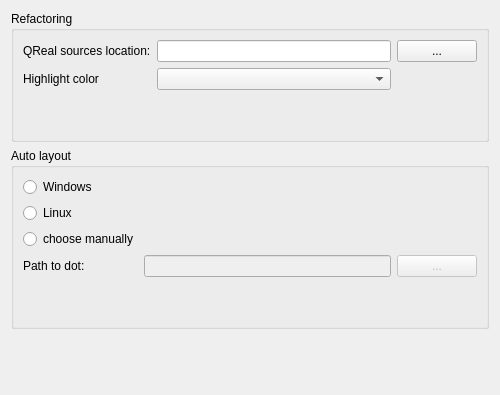
<?xml version="1.0" encoding="UTF-8"?>
<ui version="4.0">
 <class>umlCheckerPreferencesPage</class>
 <widget class="QWidget" name="umlCheckerPreferencesPage">
  <property name="geometry">
   <rect>
    <x>0</x>
    <y>0</y>
    <width>500</width>
    <height>395</height>
   </rect>
  </property>
  <property name="windowTitle">
   <string>Form</string>
  </property>
  <layout class="QVBoxLayout" name="verticalLayout">
   <item>
    <widget class="QGroupBox" name="groupBox">
     <property name="enabled">
      <bool>true</bool>
     </property>
     <property name="sizePolicy">
      <sizepolicy hsizetype="Expanding" vsizetype="Expanding">
       <horstretch>0</horstretch>
       <verstretch>0</verstretch>
      </sizepolicy>
     </property>
     <property name="title">
      <string>Refactoring</string>
     </property>
     <layout class="QGridLayout" name="gridLayout">
      <item row="1" column="1">
       <widget class="QComboBox" name="colorComboBox"/>
      </item>
      <item row="0" column="0">
       <widget class="QLabel" name="qrealSourcesLabel">
        <property name="text">
         <string>QReal sources location:</string>
        </property>
       </widget>
      </item>
      <item row="0" column="1">
       <widget class="QLineEdit" name="qrealSourcesLineEdit"/>
      </item>
      <item row="0" column="2">
       <widget class="QPushButton" name="qrealSourcesPushButton">
        <property name="text">
         <string>...</string>
        </property>
       </widget>
      </item>
      <item row="1" column="0">
       <widget class="QLabel" name="label">
        <property name="text">
         <string>Highlight color</string>
        </property>
       </widget>
      </item>
      <item row="2" column="1">
       <spacer name="verticalSpacer_2">
        <property name="orientation">
         <enum>Qt::Vertical</enum>
        </property>
        <property name="sizeHint" stdset="0">
         <size>
          <width>20</width>
          <height>40</height>
         </size>
        </property>
       </spacer>
      </item>
     </layout>
    </widget>
   </item>
   <item>
    <widget class="QGroupBox" name="groupBox2">
     <property name="sizePolicy">
      <sizepolicy hsizetype="Expanding" vsizetype="Expanding">
       <horstretch>0</horstretch>
       <verstretch>0</verstretch>
      </sizepolicy>
     </property>
     <property name="title">
      <string>Auto layout</string>
     </property>
     <layout class="QGridLayout" name="gridLayout_2">
      <item row="2" column="0">
       <widget class="QRadioButton" name="otherRadioButton">
        <property name="text">
         <string>choose manually</string>
        </property>
       </widget>
      </item>
      <item row="1" column="0">
       <widget class="QRadioButton" name="linuxRadioButton">
        <property name="text">
         <string>Linux</string>
        </property>
       </widget>
      </item>
      <item row="0" column="0">
       <widget class="QRadioButton" name="windowsRadioButton">
        <property name="text">
         <string>Windows</string>
        </property>
       </widget>
      </item>
      <item row="3" column="2">
       <widget class="QPushButton" name="browseDotPathPushButton">
        <property name="enabled">
         <bool>false</bool>
        </property>
        <property name="text">
         <string>...</string>
        </property>
       </widget>
      </item>
      <item row="3" column="1">
       <widget class="QLineEdit" name="dotPathLineEdit">
        <property name="enabled">
         <bool>false</bool>
        </property>
       </widget>
      </item>
      <item row="3" column="0">
       <widget class="QLabel" name="dotPathLabel">
        <property name="text">
         <string>Path to dot:</string>
        </property>
       </widget>
      </item>
      <item row="4" column="1">
       <spacer name="verticalSpacer_3">
        <property name="orientation">
         <enum>Qt::Vertical</enum>
        </property>
        <property name="sizeHint" stdset="0">
         <size>
          <width>20</width>
          <height>40</height>
         </size>
        </property>
       </spacer>
      </item>
     </layout>
    </widget>
   </item>
   <item>
    <spacer name="verticalSpacer">
     <property name="orientation">
      <enum>Qt::Vertical</enum>
     </property>
     <property name="sizeHint" stdset="0">
      <size>
       <width>20</width>
       <height>40</height>
      </size>
     </property>
    </spacer>
   </item>
  </layout>
 </widget>
 <resources/>
 <connections/>
</ui>
